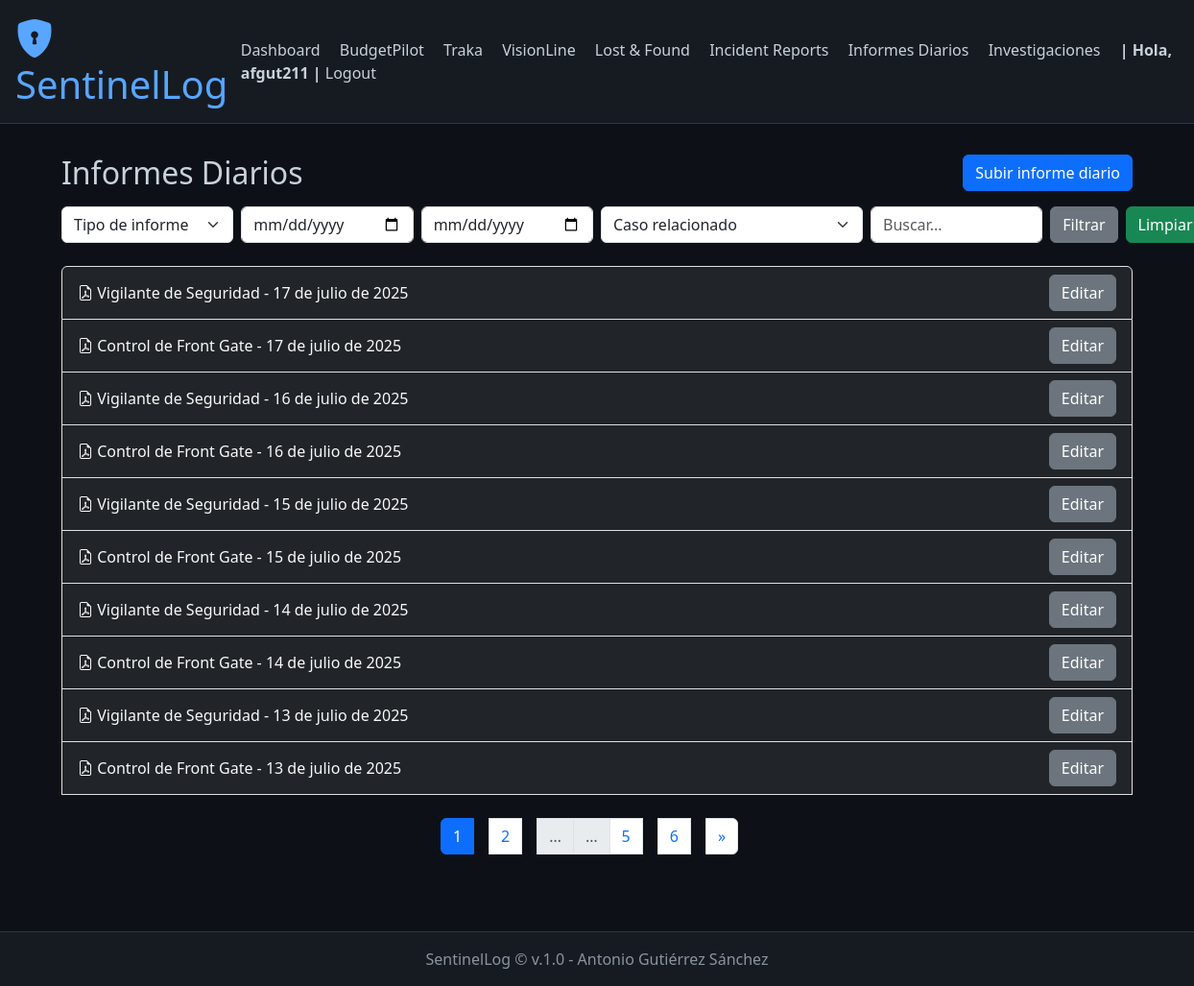
The app's page /daily_reports/ (signed in), older data.
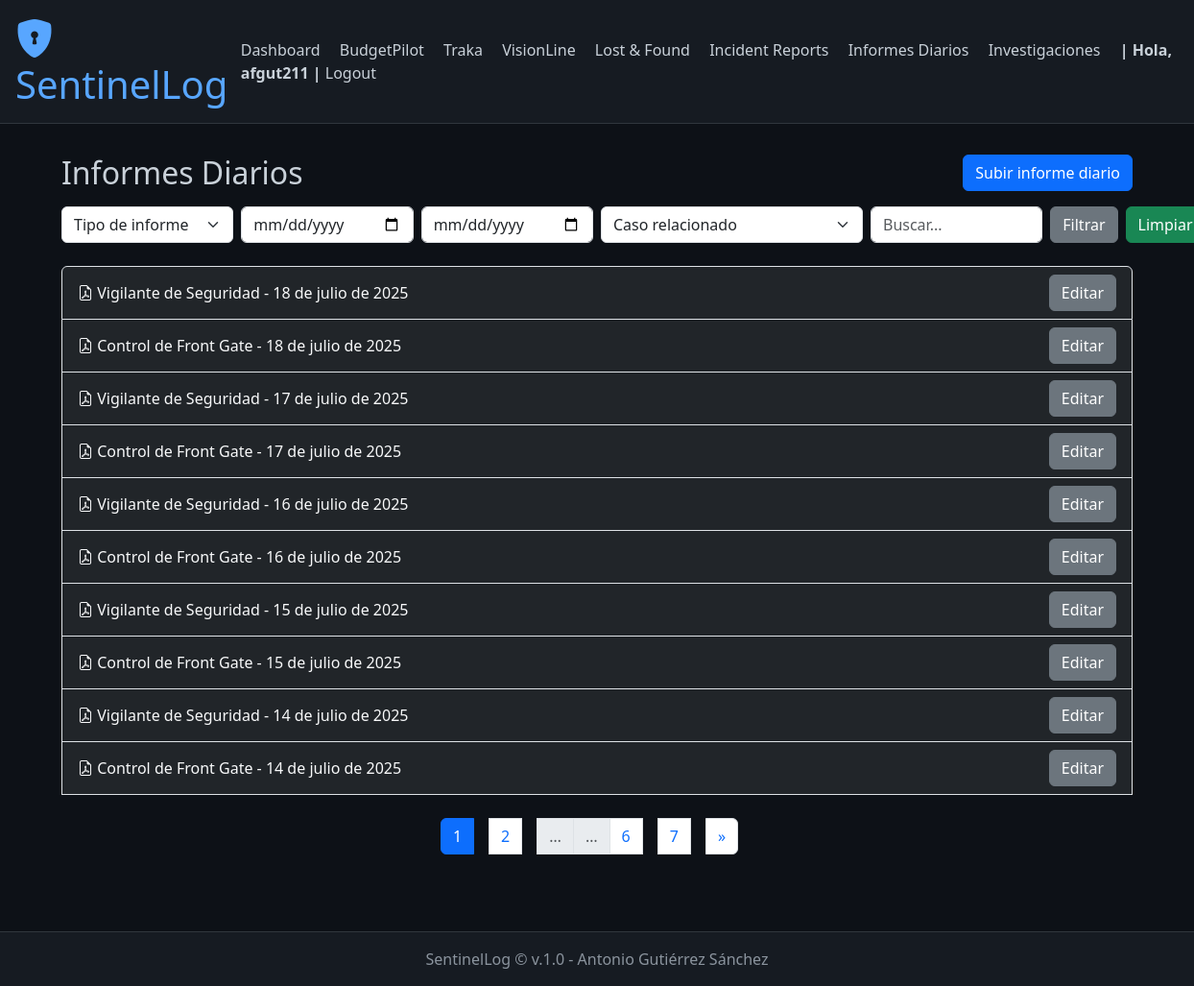
The same page, newer data.
### daily_reports/models.py (models this page shows, shortened)
class DailyReport(models.Model):
    REPORT_TYPE_CHOICES = [
        ('vigilante', 'Vigilante de Seguridad'),
        ('front_gate', 'Control de Front Gate'),
        ('otro', 'Otro'),
    ]
    report_type = models.CharField(
        max_length=20,
        choices=REPORT_TYPE_CHOICES,
        default='vigilante'
    )
    date = models.DateField(help_text="Fecha a la que corresponde el informe")
    uploaded_at = models.DateTimeField(auto_now_add=True)
    uploaded_by = models.ForeignKey(User, on_delete=models.SET_NULL, null=True, blank=True)
    pdf_file = models.FileField(upload_to='daily_reports/pdfs/')
    related_case = models.ForeignKey(
        'investigations.InvestigationCase',
        on_delete=models.SET_NULL,
        null=True,
        blank=True,
        help_text="Relaciona este informe con un caso de investigación si aplica"
    )
    notes = models.TextField(blank=True, help_text="Notas u observaciones adicionales")
    pdf_text = models.TextField(blank=True, help_text="Texto extraído del PDF para búsqueda")
    history = HistoricalRecords()

### daily_reports/views.py (the view)
# urls.py: path('', views.index, name='daily_activity_index'),
def index(request):
    reports = DailyReport.objects.all().order_by('-date')
    report_type = request.GET.get('report_type')
    date_from = request.GET.get('date_from')
    date_to = request.GET.get('date_to')
    related_case = request.GET.get('related_case')
    search = request.GET.get('search')
    if report_type:
        reports = reports.filter(report_type=report_type)
    if date_from:
        reports = reports.filter(date__gte=date_from)
    if date_to:
        reports = reports.filter(date__lte=date_to)
    if related_case:
        reports = reports.filter(related_case=related_case)
    if search:
        reports = reports.filter(
            Q(notes__icontains=search) |
            Q(related_case__title__icontains=search) |
            Q(pdf_text__icontains=search)
        )
    from investigations.models import InvestigationCase
    cases = InvestigationCase.objects.all()
    paginator = Paginator(reports, 10)  # 10 por página
    page_number = request.GET.get('page')
    page_obj = paginator.get_page(page_number)
    return render(request, 'daily_reports/index.html', {
        'page_obj': page_obj,
        'cases': cases,
        'selected': {
            'report_type': report_type,
            'date_from': date_from,
            'date_to': date_to,
            'related_case': related_case,
            'search': search,
        }
    })

### daily_reports/templates/daily_reports/index.html (shortened to what this page needs)
{% extends 'base.html' %}
{% block content %}
<div class="d-flex justify-content-between align-items-center mb-3">
    <h2 class="mb-0">Informes Diarios</h2>
    <a href="{% url 'add_daily_report' %}" class="btn btn-primary">
        Subir informe diario
    </a>
</div>
<form method="get" class="row g-2 mb-4">
    <div class="col-md-2">
        <select name="report_type" class="form-select">
            <option value="">Tipo de informe</option>
        </select>
    </div>
    <div class="col-md-2">
        <input type="date" name="date_from" class="form-control" value="{{ selected.date_from }}">
    </div>
    <div class="col-md-2">
        <input type="date" name="date_to" class="form-control" value="{{ selected.date_to }}">
    </div>
    <div class="col-md-3">
        <select name="related_case" class="form-select">
            <option value="">Caso relacionado</option>
        </select>
    </div>
    <div class="col-md-2">
        <input type="text" name="search" class="form-control" placeholder="Buscar..." value="{{ selected.search|default_if_none:'' }}">
    </div>
    <div class="col-md-1 d-flex gap-2 align-items-center">
        <button type="submit" class="btn btn-secondary">Filtrar</button>
        <a href="{% url 'daily_reports_index' %}" class="btn btn-success">Limpiar</a>
    </div>
</form>
<div class="list-group">
    {% for report in page_obj %}
        <div class="list-group-item bg-dark text-light d-flex justify-content-between align-items-center">
            <div>
                <a href="{{ report.pdf_file.url }}" target="_blank" class="text-light text-decoration-none">
                    <i class="bi bi-file-earmark-pdf"></i>
                    {{ report.get_report_type_display }} - {{ report.date }}
                </a>
            </div>
            <a href="{% url 'edit_daily_report' report.pk %}" class="btn btn-secondary">
                Editar
            </a>
        </div>
    {% empty %}
        <div class="alert alert-info mb-0">
            No hay informes diarios registrados.
        </div>
    {% endfor %}
    <br>
    <nav>
    <ul class="pagination justify-content-center">
        {% for num in page_obj.paginator.page_range %}
            {% if num <= 2 or num > page_obj.paginator.num_pages|add:'-2' or num >= page_obj.number|add:'-1' and num <= page_obj.number|add:'1' %}
                <li class="page-item {% if page_obj.number == num %}active{% endif %}">
                <a class="page-link" href="?page={{ num }}">{{ num }}</a>
                </li>
            {% elif num == 3 or num == page_obj.paginator.num_pages|add:'-2' %}
                <li class="page-item disabled"><span class="page-link">…</span></li>
            {% endif %}
            {% endfor %}
        {% if page_obj.has_next %}
        <li class="page-item">
            <a class="page-link" href="?page={{ page_obj.next_page_number }}{% if search %}&search={{ search }}{% endif %}">&raquo;</a>
        </li>
        {% endif %}
    </ul>
    </nav>
</div>
{% endblock %}

Row changes from the older to the newer data that the page shows:
no longer on this page (row unchanged): DailyReport: report_type "Vigilante de Seguridad", date "13 de julio de 2025"
no longer on this page (row unchanged): DailyReport: report_type "Control de Front Gate", date "13 de julio de 2025"
added DailyReport: report_type "Vigilante de Seguridad", date "18 de julio de 2025"
added DailyReport: report_type "Control de Front Gate", date "18 de julio de 2025"
Text that changed along with them:
new list line: "7"
list line gone: "5"
